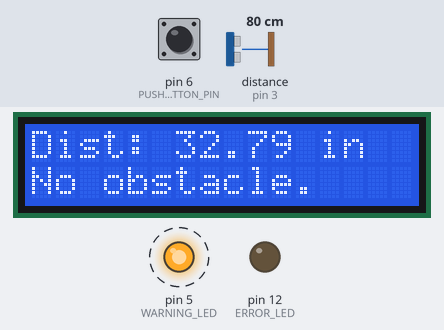
The sketch below on a simulated Arduino Uno, built with avr-gcc and run on an emulated ATmega328P. On the bench: 16×2 character LCD, output pins drawn as LEDs (lit = HIGH). Wiring (inferred from the names in the program): ultrasonic range finder: trigger pin 8; echo pin 3. Dashed ring = blinking. Inputs (shaded band) come from the test bench; at power-on: distance to the obstacle (sensor on pin 3) 80 cm, pin 6 (PUSHBUTTON_PIN) HIGH. The echo pulse lasts 58.3 µs per cm; pins used as bus, display or sensor lines are not drawn; what the sketch prints to the serial monitor is not drawn.

Above: at 1.56 s.
2.3 s: distance to the obstacle (sensor on pin 3) set to 14 cm
At 2.64 s:
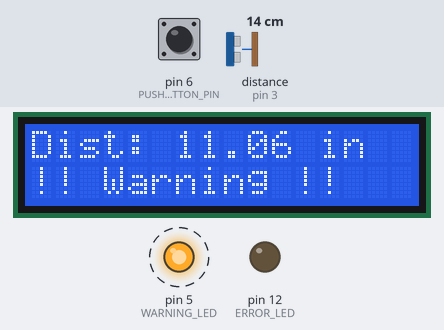
At 3.57 s:
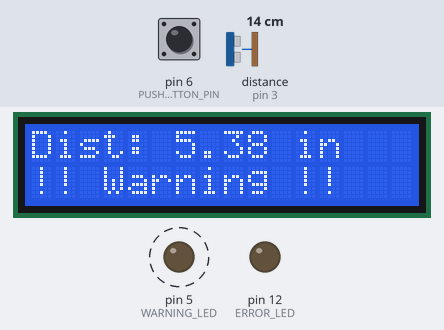
4.3 s: distance to the obstacle (sensor on pin 3) set to 10 cm
At 4.65 s:
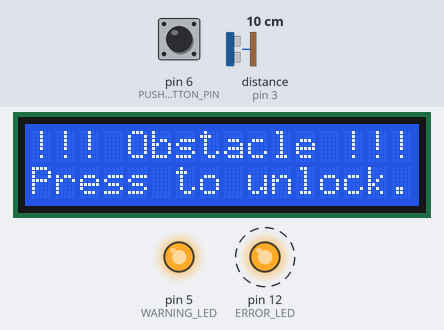
Timing chart, 0 to 12.6 s (numbered marks = the images above; inputs shaded):
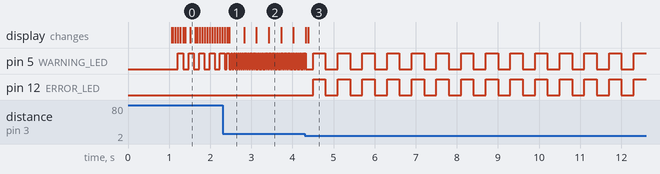

Measured:
- the behaviour switches between 13 and 12 cm on distance to the obstacle (sensor on pin 3) (found by bisection; images 2 and 3)
- after the input at 2.3 s, pin 5 (WARNING_LED): alternates HIGH for 0.02 s and LOW for 0.02 s, starting after 0.10 s; the display: first differs from a run without the input after 0.11 s (image 1 shows a later state)
- after the input at 4.3 s, pin 12 (ERROR_LED): alternates HIGH for 0.30 s and LOW for 0.30 s, starting after 0.20 s
- by itself, pin 5 (WARNING_LED): alternates HIGH for 0.13 s and LOW for 0.13 s

The sketch:

Step7_InfraredRemoteSetup.ino
```cpp
#include <LiquidCrystal.h>
#include <IRremote.h>

#define ECHO_PIN 3
#define TRIGGER_PIN 8

#define WARNING_LED 5 // Warning LED Pin or Yellow LED
#define ERROR_LED 12 // RED LED

#define PUSHBUTTON_PIN 6

#define LOCK_DISTANCE 5.0 // 5 inches
#define WARNING_DISTANCE 20.0 // 20 inches


#define LCD_RS_PIN A5
#define LCD_E_PIN A4
#define LCD_D4_PIN 11
#define LCD_D5_PIN 9
#define LCD_D6_PIN 4
#define LCD_D7_PIN 2


// Lines 25 - 30: Mapping the ir remote buttons and defining the ir receiver
#define IR_RECEIVE_PIN 10
#define IR_BUTTON_Play 28 // The OK button
#define IR_BUTTON_OFF 25 // The zero button
#define IR_BUTTON_EQ 13 // The hashtag button
#define IR_BUTTON_UP 24
#define IR_BUTTON_DOWN 82


// LCD
LiquidCrystal lcd(LCD_RS_PIN, LCD_E_PIN, LCD_D4_PIN,
                  LCD_D5_PIN, LCD_D6_PIN, LCD_D7_PIN);


// ultrasonic
unsigned long lastTimeUltrasonicTrigger = millis();
unsigned long ultrasonicTriggerDelay = 60;

volatile unsigned long pulseInTimeBegin;
volatile unsigned long pulseInTimeEnd;
volatile bool newDistanceAvailable = false;

float previousDistance = 157.48;

// warning LED
unsigned long lastTimeWarningLEDBlinked = millis();
unsigned long warningLEDCounter = 500;
byte warningLEDState = LOW;

// error LED
unsigned long lastTimeErrorLEDBlinked = millis();
unsigned long errorLEDCounter = 300;
byte errorLEDState = LOW;

// push button
unsigned long lastTimeButtonChanged = millis();
unsigned long buttonDebounceDelay = 50;
byte buttonState;


boolean isLocked = false;

byte OUTPUT_ARRAY[3] = {WARNING_LED, ERROR_LED, TRIGGER_PIN};


void triggerUltrasonicSensor(){

  digitalWrite(TRIGGER_PIN, LOW);
  delayMicroseconds(2);
  digitalWrite(TRIGGER_PIN, HIGH);
  delayMicroseconds(10);
  digitalWrite(TRIGGER_PIN, LOW);

}


void echoPinInterrupt(){

  if (digitalRead(ECHO_PIN) == HIGH){
    pulseInTimeBegin = micros();
  }
  else{
    pulseInTimeEnd = micros();
    newDistanceAvailable = true;
  }

}


float getUltrasonicDistance(){

  float durationMicros = pulseInTimeEnd - pulseInTimeBegin;
  float distance = durationMicros / 148.0;

  if (distance > 157.48){
    return previousDistance;
  }
  distance = previousDistance * 0.6 + distance * 0.4;
  previousDistance = distance;

  return distance;
}


void toggleWarningLED(){

  warningLEDState = (warningLEDState == HIGH) ? LOW : HIGH;
  digitalWrite(WARNING_LED, warningLEDState);

}


void toggleErrorLED(){

  errorLEDState = (errorLEDState == HIGH) ? LOW : HIGH;
  digitalWrite(ERROR_LED, errorLEDState);

}


void setWarningLEDBlinkRateFromDistance(float distance){

  // 0 ... 157.48 -> 0 ... 629.92
  warningLEDCounter = distance * 4;

}


void lock(){

  if (!isLocked){
    Serial.println("Locking...");
    isLocked = true;
    warningLEDState = LOW;
    errorLEDState = LOW;
  }

}


void unlock(){

  if (isLocked){
    Serial.println("Unlocking...");
    isLocked = false;
    errorLEDState = LOW;
    digitalWrite(ERROR_LED, errorLEDState);
  }

}


void printDistanceonLCD(float distance){

  if (isLocked){

    lcd.setCursor(0, 0);
    lcd.print("!!! Obstacle !!!      ");

    lcd.setCursor(0, 1);
    lcd.print("Press to unlock.       ");

  }
  else{

    lcd.setCursor(0, 0);
    lcd.print("Dist: ");
    lcd.print(distance);
    lcd.print(" in      ");

    lcd.setCursor(0, 1);
    if (distance > WARNING_DISTANCE){
      lcd.print("No obstacle.            ");
    }
    else{
      lcd.print("!! Warning !!       ");
    }
  }


}


void setup(){

  Serial.begin(115200);
  lcd.begin(16,2);
  IrReceiver.begin(IR_RECEIVE_PIN);

  pinMode(ECHO_PIN, INPUT);
  pinMode(PUSHBUTTON_PIN, INPUT);

  for (int i = 0; i <= 3; i++){
    pinMode(OUTPUT_ARRAY[i], OUTPUT);
  }

  buttonState = digitalRead(PUSHBUTTON_PIN);

  attachInterrupt(digitalPinToInterrupt(ECHO_PIN),
                  echoPinInterrupt,
                  CHANGE);

  lcd.setCursor(1, 0);
  lcd.print("Initializing...");
  delay(1000);
  lcd.clear();

}


void loop(){

  unsigned long timeNow = millis();

  if (isLocked){
    if (timeNow - lastTimeErrorLEDBlinked > errorLEDCounter){
      lastTimeErrorLEDBlinked += errorLEDCounter;
      toggleErrorLED();
      toggleWarningLED();
    }

    if (timeNow - lastTimeButtonChanged > buttonDebounceDelay){
       byte newButtonState = digitalRead(PUSHBUTTON_PIN);
       if (newButtonState != buttonState){
        lastTimeButtonChanged = timeNow;
        buttonState = newButtonState;
        if (buttonState == LOW){
          unlock();
        }
       }
    }

  }
  else{
    if (timeNow - lastTimeWarningLEDBlinked > warningLEDCounter){
      lastTimeWarningLEDBlinked += warningLEDCounter;
      toggleWarningLED();
    }
  }


  if (IrReceiver.decode()){ // If something is pressed...

    IrReceiver.resume(); // Continue searching buttons pressed
    long command = IrReceiver.decodedIRData.command; // Every button has a command, or a unique integer in order to map the keys

  }


  if (timeNow - lastTimeUltrasonicTrigger > ultrasonicTriggerDelay){
    lastTimeUltrasonicTrigger += ultrasonicTriggerDelay;
    triggerUltrasonicSensor();
  }


  if (newDistanceAvailable){
    newDistanceAvailable = false;
    float distance = getUltrasonicDistance();
    setWarningLEDBlinkRateFromDistance(distance);
    printDistanceonLCD(distance);

    if (distance <= LOCK_DISTANCE){
      lock();
    }
  }

}
```
